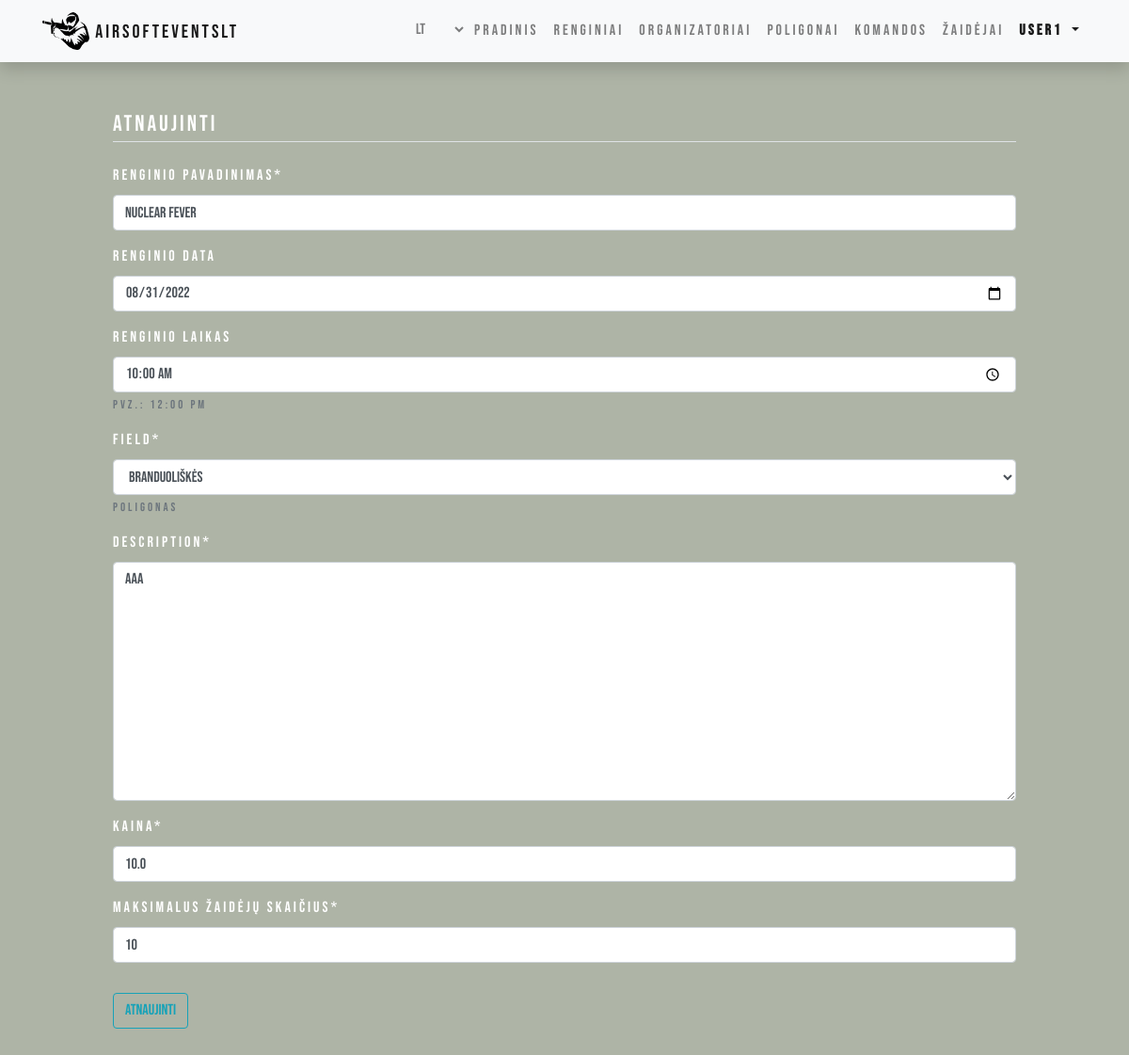
Page /events/my_events/11/update (signed in) on the committed database.
### events/models.py (models this page shows, shortened)
class Event(models.Model):
    name = models.CharField(_('Name of the event'),  max_length=150)
    date = models.DateField(_('Date of event'), null=True, blank=True)
    time = models.TimeField(_('Time of event'), null=True, blank=True, help_text=_('i.e.: 12:00 PM'))
    organizer = models.ForeignKey("Organizer", help_text=_("Organizer"), related_name='event_organizers', on_delete=models.SET_NULL, null=True)
    field = models.ForeignKey('Field', help_text=_("Field"), related_name='field_event', default=Field.get_default_field_pk, on_delete=models.SET_NULL, null=True)
    description = HTMLField(help_text=_("Field"), null=True)
    price = models.FloatField(_("Price"))
    max_players = models.IntegerField(_("Maximum player number"))
    created_on = models.DateTimeField(auto_now_add=True)
    EVENT_STATUS = (
        ('a', 'active'),
        ('i', 'inactive'),
    )
    status = models.CharField(max_length=1, choices=EVENT_STATUS, blank=True, default='a', help_text=_('Status'),)
    class Meta:
        ordering = ['-date']
        verbose_name = _("Event")
        verbose_name_plural = _("Events")

class Field(models.Model):
    name = models.CharField(_('Name of the game field'),  max_length=150)
    location_long = models.FloatField(_('Location longitude'), max_length=50, null=True)
    location_lat = models.FloatField(_('Location latitude'), max_length=50, null=True)
    description = HTMLField(null=True, blank=True)
    field_map = models.ImageField(default="default_map.png", upload_to="maps/")
    created_by = models.ForeignKey("Organizer", help_text=_("Organizer"), related_name='field_organizers', on_delete=models.SET_NULL, null=True, blank=True)
    class Meta:
        verbose_name = _("Field")
        verbose_name_plural = _("Fields")
    def __str__(self):
        return self.name

### events/views.py (the view, shortened to what this page needs)
# urls.py: path('my_events/<int:pk>/update', views.OrganizerEventUpdateView.as_view(), name='update_event'),
class OrganizerEventUpdateView(LoginRequiredMixin, UserPassesTestMixin, generic.UpdateView):
    model = Event
    form_class = my_forms.OrganizerEventUpdateForm
    success_url = "/events/list/"
    template_name = 'organizer_update_event_form.html'
    def test_func(self):
        event = self.get_object()
        return self.request.user == event.organizer.profile.user

### airsoft_project/forms.py
class OrganizerEventUpdateForm(forms.ModelForm):
    class Meta:
        model = Event
        fields = ['name', 'date', 'time', 'field', 'description', 'price', 'max_players']
        widgets = {'date': forms.DateInput(attrs={'type': 'date'}),
                   'time': forms.TimeInput(attrs={'type': 'time'})}

### events/templates/organizer_update_event_form.html (shortened to what this page needs)
{% extends "base.html" %}
{% load i18n %}
{% load crispy_forms_tags %}
{% block content %}
    <div class="content-section main-font" style='padding-left:10%; padding-right:10%'>
    <form method="POST">
        <fieldset class="form-group">
            <legend class="border-bottom mb-4">{% trans "Update event" %}</legend>
            {{ form|crispy }}
        </fieldset>
        <div class="form-group">
            <button class="btn btn-outline-info" type="submit">{% trans "Update" %}</button>
        </div>
    </form>
    </div>
{% endblock content %}

### events/templates/base.html (shortened to what this page needs)
<!DOCTYPE html>
<html lang="en">
<head>
  <link rel="stylesheet" href="https://stackpath.bootstrapcdn.com/bootstrap/4.1.3/css/bootstrap.min.css">
  <link rel="stylesheet" href="https://cdnjs.cloudflare.com/ajax/libs/font-awesome/4.7.0/css/font-awesome.min.css">
  {% load static %}
  <link rel="stylesheet" href="{% static 'css/styles.css' %}">
</head>
<body>
  {% load i18n %}
  <nav class="navbar navbar-expand-lg navbar-light bg-light static-top mb-5 shadow main-font">
    <div class="container">
      <a class="navbar-brand nice-text-nav" href="{% url 'about' %}">
      <img src={% static 'media/airsoft_icon.png' %} alt='shooter icon' width="50" height="40">
      AirsoftEventsLT</a>
      <div class="collapse navbar-collapse" id="navbarResponsive">
        <ul class="navbar-nav ml-auto nice-text-nav">
          <li class="nav-item">
            <form class='lang-select' action="{% url 'set_language' %}" method="post">
                <select class="nav-link" style='background-color:transparent;border:none' name="language" onchange="this.form.submit()">
                  {% get_current_language as LANGUAGE_CODE %}
                  {% get_available_languages as LANGUAGES %}
                  {% for lang in LANGUAGES %}
                    <option value="{{ lang.0 }}" {% if lang.0 == LANGUAGE_CODE %} selected="selected" {% endif %}>
                      {{ lang.0 }}
                    </option>
                  {% endfor %}
                </select>
            </form>
          </li>
          <li class="nav-item">
            <a class="nav-link" href="{% url 'events_index' %}">{% trans "Home" %}</a>
          </li>
          <li class="nav-item">
            <a class="nav-link" href="{% url 'event_list' %}">{% trans "Events" %}</a>
          </li>
          <li class="nav-item">
              <a class="nav-link" href="{% url 'organizer_list' %}">{% trans "Organizers" %}</a>
            </li>
          <li class="nav-item">
            <a class="nav-link" href="{% url 'field_list' %}">{% trans "Fields" %}</a>
          </li>
          <li class="nav-item">
              <a class="nav-link" href="{% url 'teams' %}">{% trans "Teams" %}</a>
            </li>
            <li class="nav-item">
              <a class="nav-link" href="{% url 'players' %}">{% trans "Players" %}</a>
            </li>
          {% if user.is_authenticated %}
          <li class="nav-item dropdown show">
            <a class="nav-link dropdown-toggle" href="#" role='button' id='dropdownMenuLink' data-toggle="dropdown" aria-haspopup="true" aria-expanded="false">
              <strong>{{ user.get_username }}</strong>
            </a>
          </li>
          {% endif %}
        </ul>
      </div>
    </div>
  </nav>
  <div class="content-container gradient-background">
    {% block content %}{% endblock %}
  </div>
  <div class="content-container gradient-background-reverse" style='height:10vh'>
  </body>
</html>

### events/static/css/styles.css (style rules this page uses)
body { background-color: rgb(174, 180, 166); }
.main-font { color:white; font-family:"Bebas Neue"; letter-spacing: 3px; }

### rows in the picture
Event: name "Nuclear fever", date "08/31/2022", time "10:00:00", field "Branduoliškės", description "aaa", price "10.0", max_players "10"

### other values in the picture
{{ user.get_username }} "user1"
form field language "lt"
